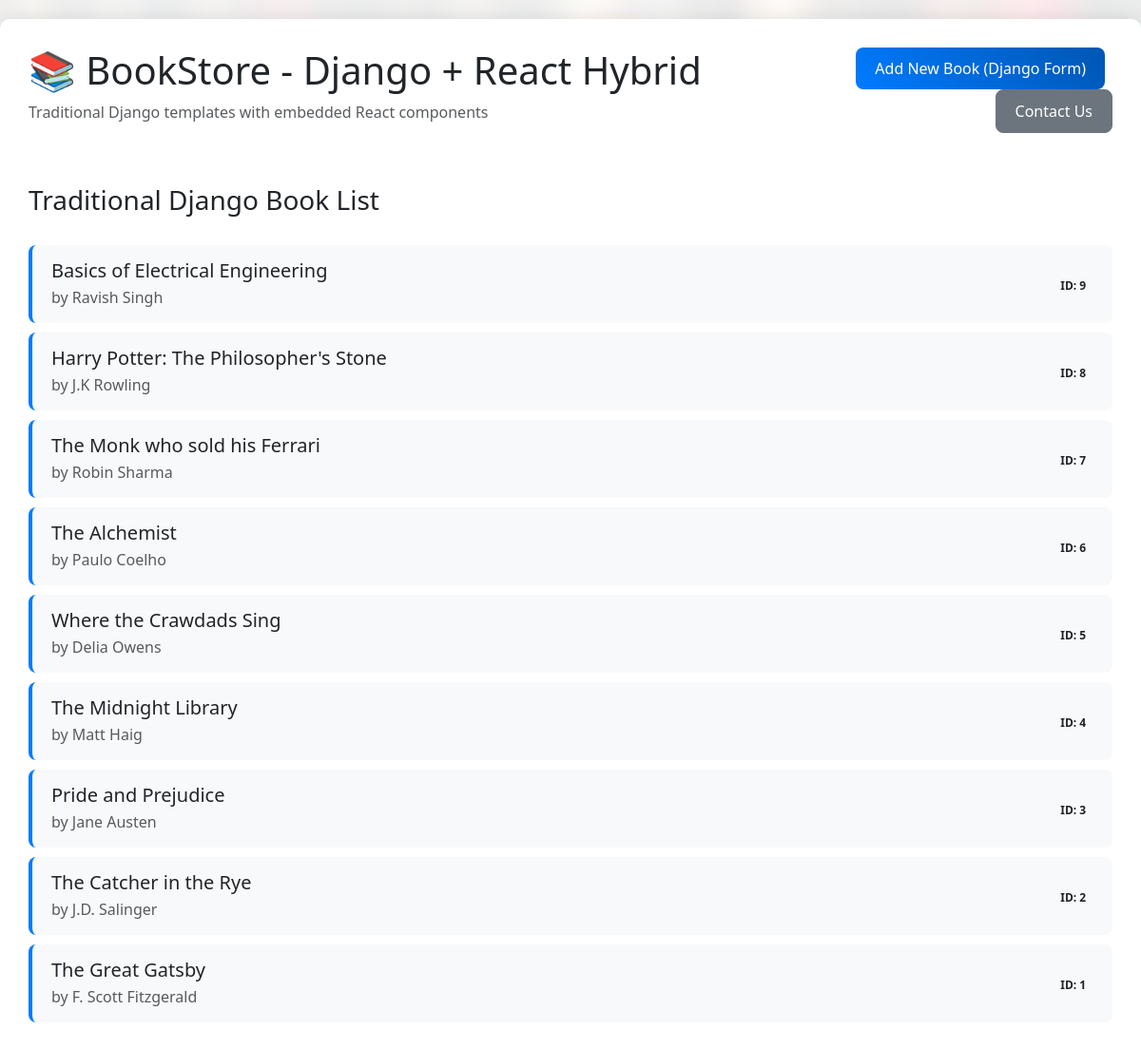
Screenshot of /book-outlet/react-books/ with the database file from the repository.
### BookOutlet/models.py (models this page shows, shortened)
class Book(models.Model):
    title = models.CharField(max_length=100)
    author = models.CharField(max_length=100, default="Unknown Author")
    genre = models.CharField(max_length=50, blank=True, null=True)
    price = models.DecimalField(max_digits=6, decimal_places=2, default=0.00, help_text="Price in INR")
    rating = models.FloatField(null=True, blank=True)
    publication_date = models.DateField(null=True, blank=True)
    is_featured = models.BooleanField(default=False)
    created_by = models.ForeignKey(User, on_delete=models.SET_NULL, null=True, blank=True)
    created_at = models.DateTimeField(auto_now_add=True)
    copies_available = models.PositiveIntegerField(
        default=1,
        help_text="Number of copies in inventory"
    )
    isbn = models.CharField(
        max_length=13,
        blank=True,
        null=True,
        help_text="International Standard Book Number"
    )
    cover_image = models.CharField(
        max_length=100,
        blank=True,
        null=True,
        help_text="Book cover image filename"
    )

### BookOutlet/views.py (the view)
# urls.py: path("react-books/", views.react_books_view, name="react_books"),
def react_books_view(request):
    books = Book.objects.all().order_by('-id')
    return render(request, 'book_outlet/react_books.html', {
        'books': books
    })

### BookOutlet/context_processors.py (called while the page is built)
def cart_items_count(request):
    if request.user.is_authenticated:
        try:
            cart = Cart.objects.get(user=request.user)
            count = CartItem.objects.filter(cart=cart).count()
        except Cart.DoesNotExist:
            count = 0
    else:
        count = 0
    return {'cart_items_count': count}

### BookOutlet/templates/book_outlet/react_books.html (shortened to what this page needs)
{% load static %}
<!DOCTYPE html>
<html>
<head>
    <link href="https://cdn.jsdelivr.net/npm/bootstrap@5.3.0/dist/css/bootstrap.min.css" rel="stylesheet">
    <link rel="stylesheet" href="{% static 'book_outlet/css/styles.css' %}">
</head>
<body>
    <div class="container">
        <div class="row mb-4">
            <div class="col-md-8">
                <h1>📚 BookStore - Django + React Hybrid</h1>
                <p class="text-muted">Traditional Django templates with embedded React components</p>
            </div>
            <div class="col-md-4 text-end">
                <div class="navigation-links">
                    <a href="{% url 'book_outlet:add_book' %}" class="btn btn-primary me-2">
                        Add New Book (Django Form)
                    </a>
                    <a href="{% url 'book_outlet:add_user_info' %}" class="btn btn-secondary">
                        Contact Us
                    </a>
                </div>
            </div>
        </div>
        <div class="row mt-5">
            <div class="col-12">
                <h3>Traditional Django Book List</h3>
                <div class="book-list">
                    {% for book in books %}
                    <div class="book-item">
                        <div class="row align-items-center">
                            <div class="col-md-8">
                                <h5 class="mb-1">{{ book.title }}</h5>
                                <p class="mb-0 text-muted">by {{ book.author }}</p>
                            </div>
                            <div class="col-md-4 text-end">
                                <span class="badge bg-light text-dark">ID: {{ book.pk }}</span>
                            </div>
                        </div>
                    </div>
                    {% empty %}
                    <div class="text-center py-5">
                        <h4 class="text-muted">No books available yet.</h4>
                    </div>
                    {% endfor %}
                </div>
            </div>
        </div>
    </div>
</body>
</html>

### BookOutlet/static/book_outlet/css/styles.css (style rules this page uses)
body { font-family: 'Segoe UI', Tahoma, Geneva, Verdana, sans-serif; background: linear-gradient(rgba(255,255,255,0.9), rgba(255,255,255,0.9)), url('../images/background.jpeg'); background-size: cover; background-attachment: fixed; background-color: #f8f9fa; margin: 0; padding: 0; min-height: 100vh; }
.container { max-width: 1200px; margin: 0 auto; background: white; padding: 30px; border-radius: 10px; box-shadow: 0 0 20px rgba(0,0,0,0.1); margin-top: 20px; }
.btn { border-radius: 8px; transition: all 0.3s ease; font-weight: 500; padding: 10px 20px; }
.btn-primary { background: linear-gradient(45deg, #007bff, #0056b3); border: none; }
.book-list { list-style: none; padding: 0; margin: 30px 0 0 0; }
.book-item { background: #f8f9fa; padding: 15px 20px; margin-bottom: 10px; border-radius: 8px; border-left: 4px solid #007bff; transition: all 0.3s ease; cursor: pointer; }

### rows the page displays
Book: title "Basics of Electrical Engineering", author "Ravish Singh", pk "9"
Book: title "Harry Potter: The Philosopher's Stone", author "J.K Rowling", pk "8"
Book: title "The Monk who sold his Ferrari", author "Robin Sharma", pk "7"
Book: title "The Alchemist", author "Paulo Coelho", pk "6"
Book: title "Where the Crawdads Sing", author "Delia Owens", pk "5"
Book: title "The Midnight Library", author "Matt Haig", pk "4"
Book: title "Pride and Prejudice", author "Jane Austen", pk "3"
Book: title "The Catcher in the Rye", author "J.D. Salinger", pk "2"
Book: title "The Great Gatsby", author "F. Scott Fitzgerald", pk "1"
